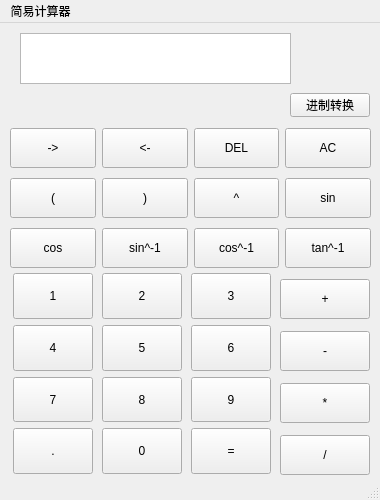
<?xml version="1.0" encoding="UTF-8"?>
<ui version="4.0">
 <class>MainWindow</class>
 <widget class="QMainWindow" name="MainWindow">
  <property name="geometry">
   <rect>
    <x>0</x>
    <y>0</y>
    <width>380</width>
    <height>500</height>
   </rect>
  </property>
  <property name="minimumSize">
   <size>
    <width>380</width>
    <height>500</height>
   </size>
  </property>
  <property name="maximumSize">
   <size>
    <width>380</width>
    <height>500</height>
   </size>
  </property>
  <property name="windowTitle">
   <string>MainWindow</string>
  </property>
  <widget class="QWidget" name="centralwidget">
   <widget class="QWidget" name="gridLayoutWidget">
    <property name="geometry">
     <rect>
      <x>10</x>
      <y>250</y>
      <width>264</width>
      <height>201</height>
     </rect>
    </property>
    <layout class="QGridLayout" name="gridLayout">
     <item row="4" column="1">
      <widget class="QToolButton" name="num0">
       <property name="minimumSize">
        <size>
         <width>50</width>
         <height>40</height>
        </size>
       </property>
       <property name="maximumSize">
        <size>
         <width>80</width>
         <height>50</height>
        </size>
       </property>
       <property name="text">
        <string>0</string>
       </property>
      </widget>
     </item>
     <item row="4" column="2">
      <widget class="QToolButton" name="equal">
       <property name="minimumSize">
        <size>
         <width>50</width>
         <height>40</height>
        </size>
       </property>
       <property name="maximumSize">
        <size>
         <width>80</width>
         <height>50</height>
        </size>
       </property>
       <property name="text">
        <string>=</string>
       </property>
      </widget>
     </item>
     <item row="0" column="2">
      <widget class="QToolButton" name="num3">
       <property name="minimumSize">
        <size>
         <width>50</width>
         <height>40</height>
        </size>
       </property>
       <property name="maximumSize">
        <size>
         <width>80</width>
         <height>50</height>
        </size>
       </property>
       <property name="text">
        <string>3</string>
       </property>
      </widget>
     </item>
     <item row="1" column="2">
      <widget class="QToolButton" name="num6">
       <property name="minimumSize">
        <size>
         <width>50</width>
         <height>40</height>
        </size>
       </property>
       <property name="maximumSize">
        <size>
         <width>80</width>
         <height>50</height>
        </size>
       </property>
       <property name="text">
        <string>6</string>
       </property>
      </widget>
     </item>
     <item row="2" column="2">
      <widget class="QToolButton" name="num9">
       <property name="minimumSize">
        <size>
         <width>50</width>
         <height>40</height>
        </size>
       </property>
       <property name="maximumSize">
        <size>
         <width>80</width>
         <height>50</height>
        </size>
       </property>
       <property name="text">
        <string>9</string>
       </property>
      </widget>
     </item>
     <item row="2" column="1">
      <widget class="QToolButton" name="num8">
       <property name="minimumSize">
        <size>
         <width>50</width>
         <height>40</height>
        </size>
       </property>
       <property name="maximumSize">
        <size>
         <width>80</width>
         <height>50</height>
        </size>
       </property>
       <property name="text">
        <string>8</string>
       </property>
      </widget>
     </item>
     <item row="2" column="0">
      <widget class="QToolButton" name="num7">
       <property name="minimumSize">
        <size>
         <width>50</width>
         <height>40</height>
        </size>
       </property>
       <property name="maximumSize">
        <size>
         <width>80</width>
         <height>50</height>
        </size>
       </property>
       <property name="text">
        <string>7</string>
       </property>
      </widget>
     </item>
     <item row="1" column="0">
      <widget class="QToolButton" name="num4">
       <property name="minimumSize">
        <size>
         <width>50</width>
         <height>40</height>
        </size>
       </property>
       <property name="maximumSize">
        <size>
         <width>80</width>
         <height>50</height>
        </size>
       </property>
       <property name="text">
        <string>4</string>
       </property>
      </widget>
     </item>
     <item row="1" column="1">
      <widget class="QToolButton" name="num5">
       <property name="minimumSize">
        <size>
         <width>50</width>
         <height>40</height>
        </size>
       </property>
       <property name="maximumSize">
        <size>
         <width>80</width>
         <height>50</height>
        </size>
       </property>
       <property name="text">
        <string>5</string>
       </property>
      </widget>
     </item>
     <item row="0" column="1">
      <widget class="QToolButton" name="num2">
       <property name="minimumSize">
        <size>
         <width>50</width>
         <height>40</height>
        </size>
       </property>
       <property name="maximumSize">
        <size>
         <width>80</width>
         <height>50</height>
        </size>
       </property>
       <property name="text">
        <string>2</string>
       </property>
      </widget>
     </item>
     <item row="0" column="0">
      <widget class="QToolButton" name="num1">
       <property name="minimumSize">
        <size>
         <width>50</width>
         <height>40</height>
        </size>
       </property>
       <property name="maximumSize">
        <size>
         <width>80</width>
         <height>50</height>
        </size>
       </property>
       <property name="text">
        <string>1</string>
       </property>
      </widget>
     </item>
     <item row="4" column="0">
      <widget class="QToolButton" name="num10">
       <property name="minimumSize">
        <size>
         <width>50</width>
         <height>40</height>
        </size>
       </property>
       <property name="maximumSize">
        <size>
         <width>80</width>
         <height>50</height>
        </size>
       </property>
       <property name="text">
        <string>.</string>
       </property>
      </widget>
     </item>
    </layout>
   </widget>
   <widget class="QWidget" name="verticalLayoutWidget">
    <property name="geometry">
     <rect>
      <x>280</x>
      <y>250</y>
      <width>91</width>
      <height>211</height>
     </rect>
    </property>
    <layout class="QVBoxLayout" name="verticalLayout">
     <item>
      <widget class="QToolButton" name="jia">
       <property name="maximumSize">
        <size>
         <width>90</width>
         <height>40</height>
        </size>
       </property>
       <property name="text">
        <string>+</string>
       </property>
      </widget>
     </item>
     <item>
      <widget class="QToolButton" name="jian">
       <property name="maximumSize">
        <size>
         <width>90</width>
         <height>40</height>
        </size>
       </property>
       <property name="text">
        <string>-</string>
       </property>
      </widget>
     </item>
     <item>
      <widget class="QToolButton" name="cheng">
       <property name="maximumSize">
        <size>
         <width>90</width>
         <height>40</height>
        </size>
       </property>
       <property name="text">
        <string>*</string>
       </property>
      </widget>
     </item>
     <item>
      <widget class="QToolButton" name="chu">
       <property name="maximumSize">
        <size>
         <width>90</width>
         <height>40</height>
        </size>
       </property>
       <property name="text">
        <string>/</string>
       </property>
      </widget>
     </item>
    </layout>
   </widget>
   <widget class="QPlainTextEdit" name="plainTextEdit">
    <property name="geometry">
     <rect>
      <x>20</x>
      <y>10</y>
      <width>271</width>
      <height>51</height>
     </rect>
    </property>
   </widget>
   <widget class="QWidget" name="horizontalLayoutWidget">
    <property name="geometry">
     <rect>
      <x>10</x>
      <y>100</y>
      <width>361</width>
      <height>51</height>
     </rect>
    </property>
    <layout class="QHBoxLayout" name="horizontalLayout">
     <item>
      <widget class="QToolButton" name="right">
       <property name="maximumSize">
        <size>
         <width>90</width>
         <height>40</height>
        </size>
       </property>
       <property name="text">
        <string>-&gt;</string>
       </property>
      </widget>
     </item>
     <item>
      <widget class="QToolButton" name="left">
       <property name="maximumSize">
        <size>
         <width>90</width>
         <height>40</height>
        </size>
       </property>
       <property name="text">
        <string>&lt;-</string>
       </property>
      </widget>
     </item>
     <item>
      <widget class="QToolButton" name="del">
       <property name="maximumSize">
        <size>
         <width>90</width>
         <height>40</height>
        </size>
       </property>
       <property name="text">
        <string>DEL</string>
       </property>
      </widget>
     </item>
     <item>
      <widget class="QToolButton" name="ac">
       <property name="maximumSize">
        <size>
         <width>90</width>
         <height>40</height>
        </size>
       </property>
       <property name="text">
        <string>AC</string>
       </property>
      </widget>
     </item>
    </layout>
   </widget>
   <widget class="QPushButton" name="formButton">
    <property name="geometry">
     <rect>
      <x>290</x>
      <y>70</y>
      <width>80</width>
      <height>24</height>
     </rect>
    </property>
    <property name="text">
     <string>进制转换</string>
    </property>
    <property name="autoRepeat">
     <bool>false</bool>
    </property>
    <property name="autoExclusive">
     <bool>false</bool>
    </property>
   </widget>
   <widget class="QWidget" name="horizontalLayoutWidget_2">
    <property name="geometry">
     <rect>
      <x>10</x>
      <y>150</y>
      <width>361</width>
      <height>51</height>
     </rect>
    </property>
    <layout class="QHBoxLayout" name="horizontalLayout_2">
     <item>
      <widget class="QToolButton" name="right_kuo">
       <property name="maximumSize">
        <size>
         <width>90</width>
         <height>40</height>
        </size>
       </property>
       <property name="text">
        <string>(</string>
       </property>
      </widget>
     </item>
     <item>
      <widget class="QToolButton" name="left_kuo">
       <property name="maximumSize">
        <size>
         <width>90</width>
         <height>40</height>
        </size>
       </property>
       <property name="text">
        <string>)</string>
       </property>
      </widget>
     </item>
     <item>
      <widget class="QToolButton" name="pow">
       <property name="maximumSize">
        <size>
         <width>90</width>
         <height>40</height>
        </size>
       </property>
       <property name="text">
        <string>^</string>
       </property>
      </widget>
     </item>
     <item>
      <widget class="QToolButton" name="sin">
       <property name="maximumSize">
        <size>
         <width>90</width>
         <height>40</height>
        </size>
       </property>
       <property name="text">
        <string>sin</string>
       </property>
      </widget>
     </item>
    </layout>
   </widget>
   <widget class="QWidget" name="horizontalLayoutWidget_3">
    <property name="geometry">
     <rect>
      <x>10</x>
      <y>200</y>
      <width>361</width>
      <height>51</height>
     </rect>
    </property>
    <layout class="QHBoxLayout" name="horizontalLayout_3">
     <item>
      <widget class="QToolButton" name="cos">
       <property name="maximumSize">
        <size>
         <width>90</width>
         <height>40</height>
        </size>
       </property>
       <property name="text">
        <string>cos</string>
       </property>
      </widget>
     </item>
     <item>
      <widget class="QToolButton" name="sin1">
       <property name="maximumSize">
        <size>
         <width>90</width>
         <height>40</height>
        </size>
       </property>
       <property name="text">
        <string>sin^-1</string>
       </property>
      </widget>
     </item>
     <item>
      <widget class="QToolButton" name="cos1">
       <property name="maximumSize">
        <size>
         <width>90</width>
         <height>40</height>
        </size>
       </property>
       <property name="text">
        <string>cos^-1</string>
       </property>
      </widget>
     </item>
     <item>
      <widget class="QToolButton" name="tan1">
       <property name="maximumSize">
        <size>
         <width>90</width>
         <height>40</height>
        </size>
       </property>
       <property name="text">
        <string>tan^-1</string>
       </property>
      </widget>
     </item>
    </layout>
   </widget>
  </widget>
  <widget class="QMenuBar" name="menubar">
   <property name="geometry">
    <rect>
     <x>0</x>
     <y>0</y>
     <width>380</width>
     <height>21</height>
    </rect>
   </property>
   <widget class="QMenu" name="menu">
    <property name="title">
     <string>简易计算器</string>
    </property>
   </widget>
   <addaction name="menu"/>
  </widget>
  <widget class="QStatusBar" name="statusbar"/>
 </widget>
 <resources/>
 <connections/>
</ui>
